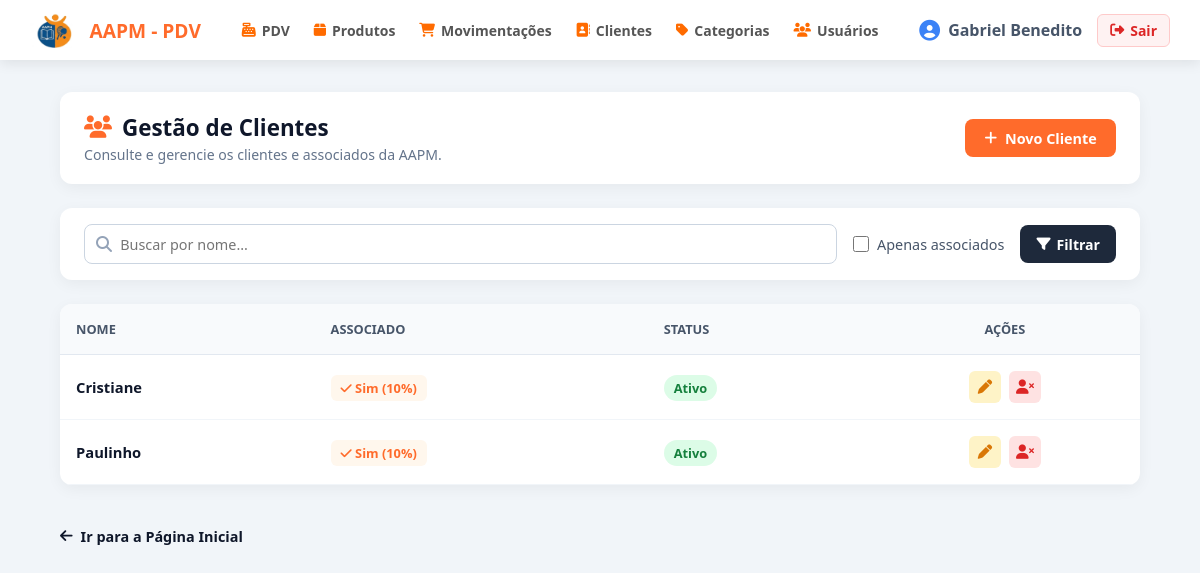
The app's page /clientes/ (signed in) with its own data.
### app/models/cliente.py (models this page shows, shortened)
class Cliente(Base):
    __tablename__ = "clientes"
    id         = Column(Integer, primary_key=True, index=True)
    nome       = Column(String(150), nullable=False, index=True)
    is_associado = Column(Boolean, default=False, nullable=False)
    ativo      = Column(Boolean, default=True)
    criado_em  = Column(DateTime, server_default=func.now())
    vendas = relationship("Venda", back_populates="cliente")

### app/controllers/cliente_controller.py (the view)
@router.get("/")
def listar_clientes(
    request: Request,
    busca: str = "",
    apenas_associados: bool = False,
    db: Session = Depends(get_db),
    admin = Depends(get_admin)
):
    query = db.query(Cliente)
    if busca:
        query = query.filter(Cliente.nome.ilike(f"%{busca}%"))
    if apenas_associados:
        query = query.filter(Cliente.is_associado == True)
    clientes = query.order_by(Cliente.nome).all()
    total_associados = db.query(Cliente).filter(
        Cliente.is_associado == True,
        Cliente.ativo == True
    ).count()
    return templates.TemplateResponse(
        request,
        "clientes/index.html",
        {
            "request":           request,
            "usuario":           admin,
            "clientes":          clientes,
            "busca":             busca,
            "apenas_associados": apenas_associados,
            "total_associados":  total_associados,
        }
    )

### app/templates/clientes/index.html (shortened to what this page needs)
{% extends "base.html" %}
{% block content %}
<link rel="stylesheet" href="{{ url_for('static', path='CSS/clientes.css') }}">
<section class="page-card header-card">
    <div class="title-group">
        <h2><i class="fa-solid fa-users"></i> Gestão de Clientes</h2>
        <p>Consulte e gerencie os clientes e associados da AAPM.</p>
    </div>
    <a href="/clientes/novo" class="btn-primary">
        <i class="fa-solid fa-plus"></i> Novo Cliente
    </a>
</section>
<section class="page-card filter-card">
    <form method="get" action="/clientes" class="filter-form">
        <div class="search-box">
            <i class="fa-solid fa-magnifying-glass"></i>
            <input type="text" name="busca" placeholder="Buscar por nome..." value="{{ busca or '' }}">
        </div>
        <label class="checkbox-filter">
            <input type="checkbox" name="apenas_associados" value="true" {{ 'checked' if apenas_associados }}>
            <span>Apenas associados</span>
        </label>
        <div class="filter-actions">
            <button type="submit" class="btn-filter">
                <i class="fa-solid fa-filter"></i> Filtrar
            </button>
        </div>
    </form>
</section>
<section class="page-card table-card">
    <table class="custom-table">
        <thead>
            <tr>
                <th>NOME</th>
                <th>ASSOCIADO</th>
                <th>STATUS</th>
                <th style="text-align: center;">AÇÕES</th>
            </tr>
        </thead>
        <tbody>
            {% for c in clientes %}
            <tr>
                <td class="col-name">{{ c.nome }}</td>
                <td>
                    {% if c.is_associado %}
                        <span class="badge-cat"><i class="fa-solid fa-check"></i> Sim (10%)</span>
                    {% else %}
                        <span class="badge-gray">Não</span>
                    {% endif %}
                </td>
                <td>
                    {% if c.ativo %}
                        <span class="badge-stock stock-ok">Ativo</span>
                    {% else %}
                        <span class="badge-stock stock-low">Inativo</span>
                    {% endif %}
                </td>
                <td>
                    <div class="actions-wrapper">
                        <a href="/clientes/{{ c.id }}/editar" class="btn-icon edit" title="Editar">
                            <i class="fa-solid fa-pen"></i>
                        </a>
                        <form action="/clientes/{{ c.id }}/toggle-ativo" method="post" style="display:inline">
                            {% if c.ativo %}
                                <button type="submit" class="btn-icon delete" title="Desativar"
                                        onclick="return confirm('Deseja realmente desativar este cliente?');">
                                    <i class="fa-solid fa-user-xmark"></i>
                                </button>
                            {% else %}
                                <button type="submit" class="btn-icon enable" title="Ativar"
                                        onclick="return confirm('Deseja realmente ativar este cliente?');">
                                    <i class="fa-solid fa-user-check"></i>
                                </button>
                            {% endif %}
                        </form>
                    </div>
                </td>
            </tr>
            {% endfor %}
        </tbody>
    </table>
</section>
<div style="margin-top: 15px;">
    <a href="/" style="text-decoration: none; color: #0f172a; font-weight: 600; font-size: 0.9rem; display: inline-flex; align-items: center; gap: 8px;">
        <i class="fa-solid fa-arrow-left"></i> Ir para a Página Inicial
    </a>
</div>
{% endblock %}

### app/static/CSS/style.css (style rules this page uses)
* { margin: 0; padding: 0; box-sizing: border-box; font-family: 'Segoe UI', Tahoma, Geneva, Verdana, sans-serif; }
body { background-color: #ff6b2b; color: #1e293b; min-height: 100vh; display: flex; flex-direction: column; }

### app/static/CSS/clientes.css (style rules this page uses)
* { margin: 0; padding: 0; box-sizing: border-box; font-family: 'Segoe UI', Tahoma, Geneva, Verdana, sans-serif; }
body { background-color: #f1f5f9; color: #1e293b; min-height: 100vh; display: flex; flex-direction: column; }
.page-card { background-color: #ffffff; border-radius: 12px; padding: 1.25rem 1.5rem; box-shadow: 0 4px 15px rgba(0, 0, 0, 0.05); }
.header-card { display: flex; justify-content: space-between; align-items: center; }
.title-group h2 { font-size: 1.4rem; color: #0f172a; display: flex; align-items: center; gap: 10px; margin-bottom: 2px; }
.title-group h2 i { color: #ff6b2b; }
.title-group p { color: #64748b; font-size: 0.88rem; }
.btn-primary { background-color: #ff6b2b; color: #ffffff; padding: 0.6rem 1.2rem; border-radius: 8px; text-decoration: none; font-weight: 700; font-size: 0.9rem; display: inline-flex; align-items: center; gap: 8px; transition: background-color 0.2s; }
.filter-card { padding: 1rem 1.5rem; }
.filter-form { display: flex; align-items: center; gap: 1rem; flex-wrap: wrap; }
.search-box { flex: 1; min-width: 250px; position: relative; display: flex; align-items: center; }
.search-box i { position: absolute; left: 12px; color: #94a3b8; }
.search-box input { width: 100%; padding: 0.6rem 0.8rem 0.6rem 2.2rem; border: 1px solid #cbd5e1; border-radius: 8px; font-size: 0.9rem; outline: none; }
.checkbox-filter { display: flex; align-items: center; gap: 8px; font-size: 0.9rem; color: #475569; cursor: pointer; }
.checkbox-filter input { accent-color: #ff6b2b; width: 16px; height: 16px; }
.btn-filter { background-color: #1e293b; color: #ffffff; padding: 0.6rem 1rem; border: none; border-radius: 8px; font-weight: 600; font-size: 0.88rem; cursor: pointer; display: inline-flex; align-items: center; gap: 6px; }
.table-card { padding: 0; overflow: hidden; }
.custom-table { width: 100%; border-collapse: collapse; text-align: left; }
.custom-table th { background-color: #f8fafc; color: #475569; padding: 1rem; font-size: 0.8rem; text-transform: uppercase; border-bottom: 1px solid #e2e8f0; }
.custom-table td { padding: 1rem; border-bottom: 1px solid #f1f5f9; vertical-align: middle; font-size: 0.92rem; }
.col-name { font-weight: 600; color: #0f172a; }
.badge-cat { background-color: #fff7ed; color: #ff6b2b; padding: 4px 10px; border-radius: 6px; font-size: 0.8rem; font-weight: 700; }
.badge-stock { padding: 4px 10px; border-radius: 20px; font-size: 0.8rem; font-weight: 700; }
.badge-stock.stock-ok { background-color: #dcfce7; color: #15803d; }
.actions-wrapper { display: flex; gap: 8px; justify-content: center; }
.btn-icon { width: 32px; height: 32px; border-radius: 6px; border: none; display: flex; align-items: center; justify-content: center; text-decoration: none; font-size: 0.9rem; cursor: pointer; }
.btn-icon.edit { background-color: #fef3c7; color: #d97706; }
.btn-icon.delete { background-color: #fee2e2; color: #dc2626; }

### records on screen
Cliente: nome "Cristiane", is_associado True (drawn), ativo "Ativo"
Cliente: nome "Paulinho", is_associado True (drawn), ativo "Ativo"

### other values on screen
{{ usuario.nome if usuario else 'Usuário' }} "Gabriel Benedito"
